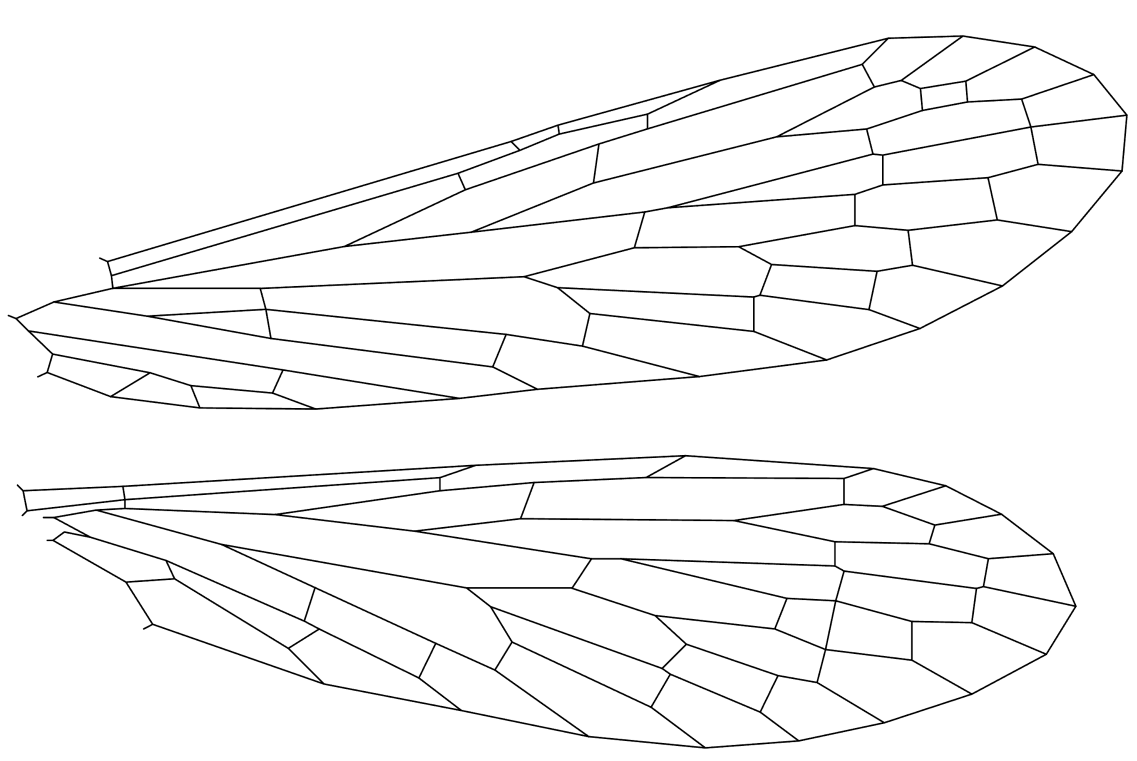
#> input picture Supp Figure Panorpa/Panorpa Obtusa.png, 2273 x 1522 px (shown at 1/2 size)
$ jupyter execute sfig_panorpa.ipynb
#> lines starting #> are read from the running program, lines starting #| are printed output that depends on the picture; after the words box and inside, x2 and y2 are one past the last pixel; in counts of white or black regions, pixels touching at a corner belong together
# Supplemental Material Figure - All Panorpa

[cell 1]
import numpy as np
import matplotlib.pyplot as plt
import matplotlib.colors as mcolors
from matplotlib.colors import Normalize
from matplotlib.path import Path
from matplotlib.collections import PolyCollection
from skimage import io, color, filters, morphology, util
from scipy.sparse import coo_matrix
import warnings

# Suppress the skimage matmul RuntimeWarnings
warnings.filterwarnings("ignore", category=RuntimeWarning)
# Suppress matplotlib tight_layout UserWarnings
warnings.filterwarnings("ignore", message="This figure includes Axes that are not compatible with tight_layout.*")

# ================================================================
# Setup Publication Styling, Species & Colormap
# ================================================================
# Apply academic journal font settings globally
plt.rcParams.update({
    'font.family': 'serif',
    'font.serif': ['Times New Roman', 'DejaVu Serif', 'serif'],
    'font.size': 12,          # Global font size
    'axes.labelsize': 14,     # X and Y axis labels
    'axes.titlesize': 16,     # Title size
    'xtick.labelsize': 12,    # X tick labels
    'ytick.labelsize': 12,    # Y tick labels
    'figure.titlesize': 16
})

base_name = "Panorpa Obtusa"
scales = [0.4, 0.6, 0.8, 1.0]

# Standard normalization and Viridis colormap
norm = Normalize(vmin=0.0, vmax=1.0)
cmap_viridis = mcolors.LinearSegmentedColormap.from_list(
    "PuBuRed",
    ["#000000","#FF0211","#B5E5FF","#FFFFFF"]
)

# ================================================================
# Figure Setup (4x1 Scaling Grid -> 4x2 Subplot Grid)
# ================================================================
num_scales = len(scales)

# 4 rows (1 per scale), 2 columns (Wing, Histogram)
fig, axes = plt.subplots(
    nrows=num_scales,
    ncols=2,
    figsize=(10, 18),
    gridspec_kw={'width_ratios': [5, 1.5], 'wspace': 0.05, 'hspace': 0.3}
)

print(f"{'Scale Factor':<15} | {'Mean':<8} | {'Median':<8} | {'Std':<8}")
print("-" * 48)

# ================================================================
# Main Processing Loop
# ================================================================
for idx, scale in enumerate(scales):

    # Assign the current axes (row = idx, col = 0 for wing, 1 for hist)
    ax_wing = axes[idx, 0]
    ax_hist = axes[idx, 1]

    # ------------------------------------------------------------
    # 0. Load image & skeletonize
    # ------------------------------------------------------------
    IMG_PATH = base_name + ".png"

    try:
        img = io.imread(IMG_PATH)
#> img is the input picture: shape (1522, 2273, 4); mean R, G, B, A 245.5, 245.5, 245.5, 255
    except FileNotFoundError:
        print(f"Warning: File {IMG_PATH} not found. Skipping.")
        continue

    if img.ndim == 3 and img.shape[-1] == 4:
        rgb = util.img_as_float(img[..., :3])
        alpha = util.img_as_float(img[..., 3])
#> alpha: shape (1522, 2273) float64; every value is 1
        if alpha.ndim == 2:
            alpha = alpha[..., None]
        rgb = rgb * alpha + (1 - alpha)
        gray = color.rgb2gray(rgb)
    elif img.ndim == 3:
        gray = color.rgb2gray(util.img_as_float(img))
    else:
        gray = util.img_as_float(img)

    thr = filters.threshold_otsu(gray)
#> thr = 0.549
    bw = gray < thr
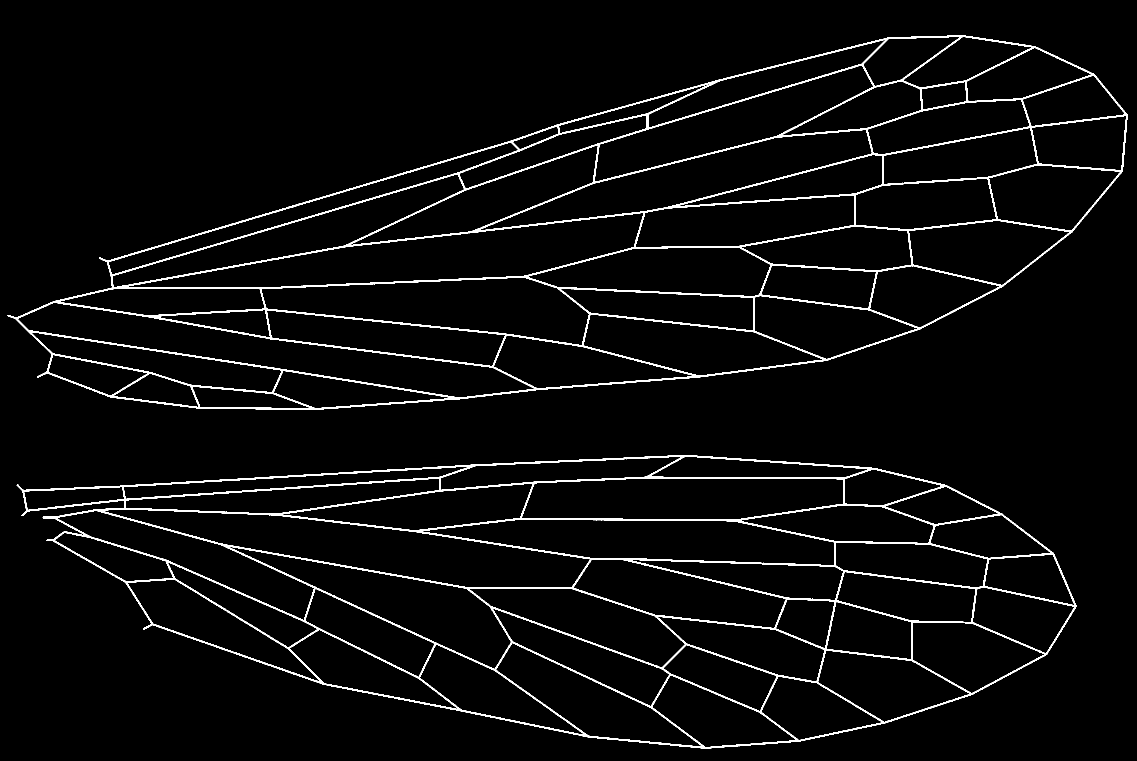
#> bw: shape (1522, 2273) bool (shown at 1/2 size); 3.8% white; 2 white regions, box (x1, y1, x2, y2) and area: (15, 70, 2256, 820) 68781, (33, 910, 2153, 1497) 61518
    if bw.mean() > 0.5:
        bw = ~bw

    bw = morphology.remove_small_objects(bw, min_size=8)
    skel = morphology.skeletonize(bw)
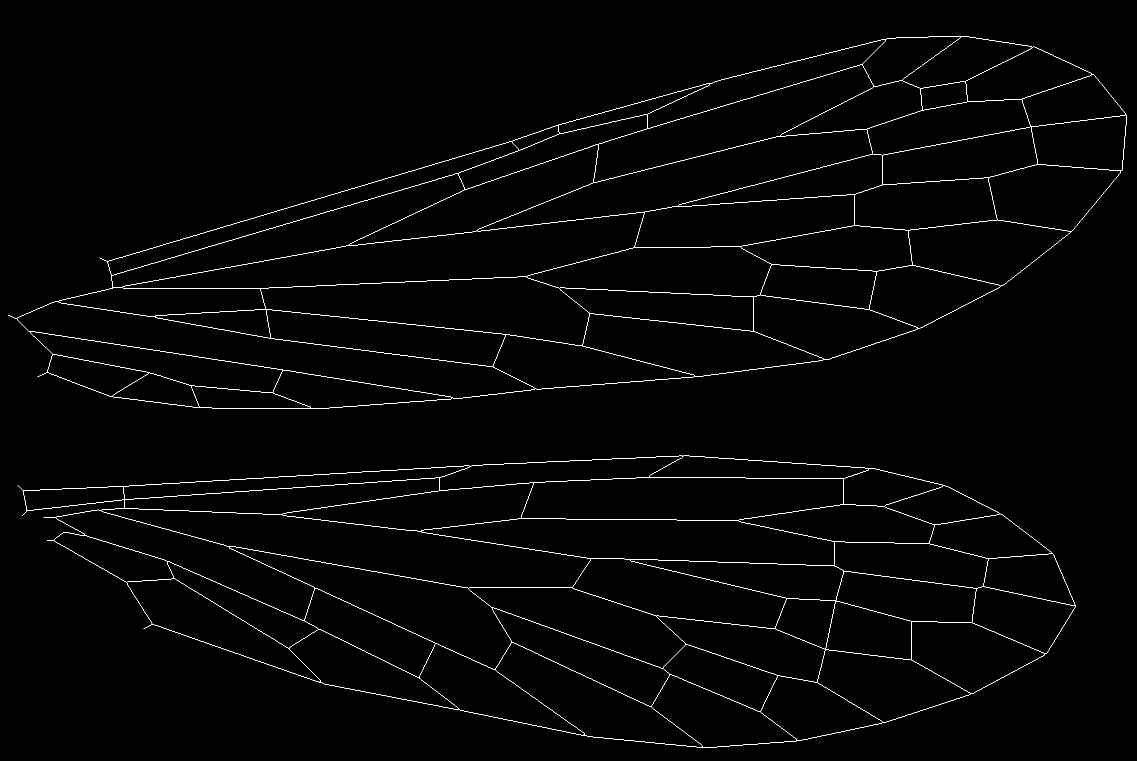
#> skel: shape (1522, 2273) bool (shown at 1/2 size); 1.1% white in thin lines or dots
    H, W = skel.shape

    # ------------------------------------------------------------
    # 1. Skeleton adjacency
    # ------------------------------------------------------------
    ys, xs = np.where(skel)
    nodes = ys * W + xs
    node_set = set(nodes)
#> node_set = 38173 items
#> (the rest of the program and of its run is left out)
